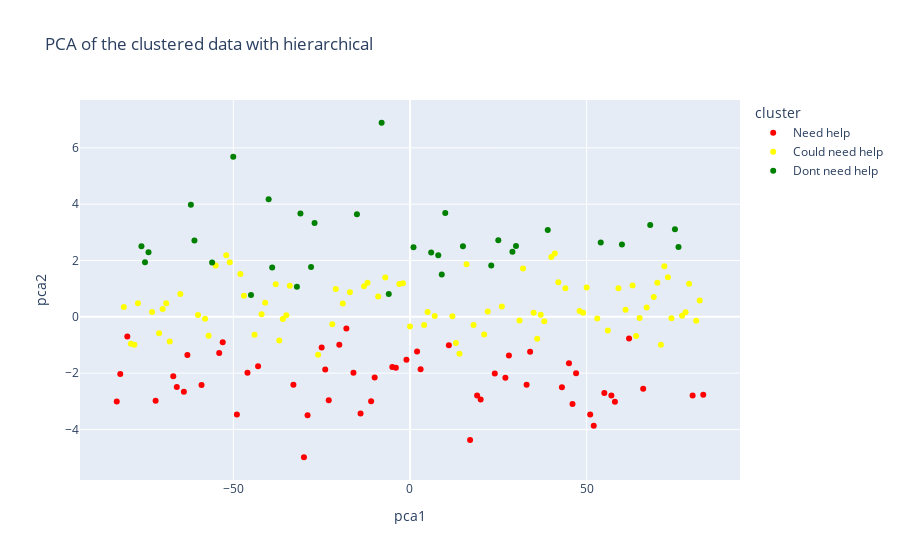
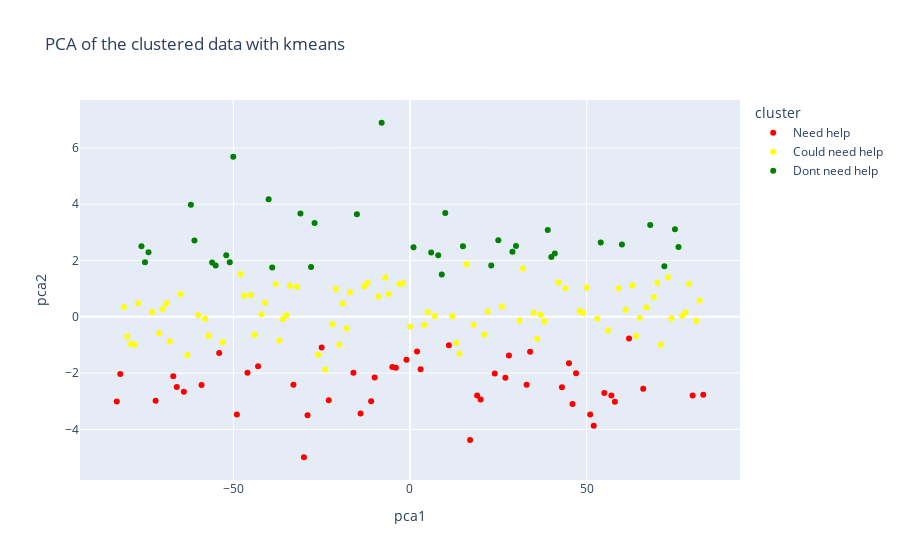
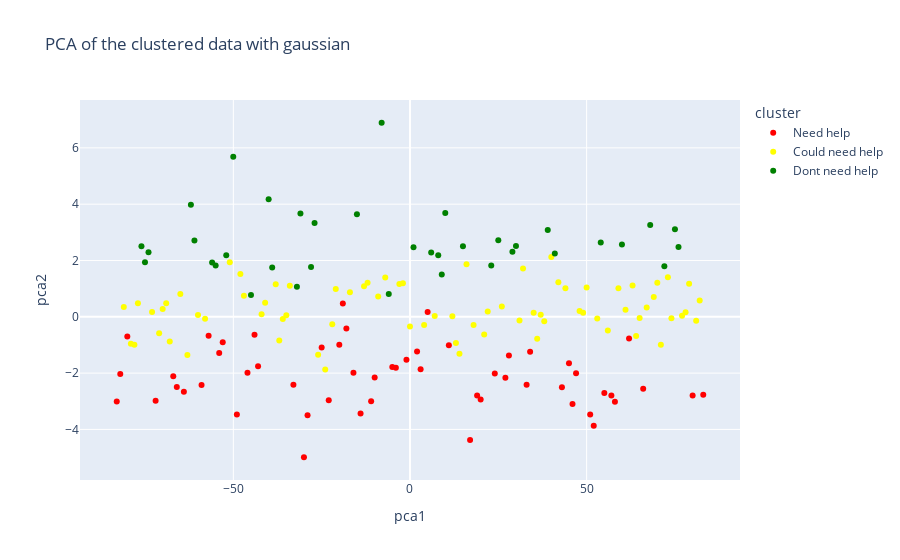

Notebook cell for these charts, in order:
### Markdown cell above
### First plot

### Code cell
def plot_2D(technic):
    cmap = {"Need help": 'red', "Could need help": 'yellow', "Dont need help": 'green' }
    cluster = pd.read_csv(f'data/clustered_data_with_{technic}.csv')  
    #select features
    features = cluster.drop(['country', 'cluster'], axis=1).columns
    #transform the data in 2D with a new PCA

    pca = PCA(n_components=2)
    data_pca = pca.fit_transform(cluster[features])
    data_pca = pd.DataFrame(data_pca, columns=['pca1', 'pca2'])
    data_pca = pd.concat([cluster['country'], data_pca, cluster['cluster']], axis=1)

    #plot the data
    fig = px.scatter(data_pca, x='pca1', y='pca2', color='cluster', hover_name='country', title=f'PCA of the clustered data with {technic}', color_discrete_map=cmap)
    fig.show()


plot_2D("hierarchical")
plot_2D("kmeans")
plot_2D("gaussian")

### Figure 1 — Plotly figure (JSON) as saved in the notebook; plotly's stock layout.template omitted (floating-point values rounded to 4 significant figures)
{"data": [{"hovertemplate": "<b>%{hovertext}</b><br><br>cluster=Need help<br>pca1=%{x}<br>pca2=%{y}<extra></extra>", "hovertext": ["Afghanistan", "Angola", "Benin", "Botswana", "Burkina Faso", "Burundi", "Cameroon", "Central African Rep.", "Chad", "Comoros", "Dem. Rep. Congo", "Congo", "Côte d'Ivoire", "Eq. Guinea", "Eritrea", "Gabon", "Gambia", "Ghana", "Guinea", "Guinea-Bissau", "Haiti", "Iraq", "Kenya", "Kiribati", "Laos", "Lesotho", "Liberia", "Madagascar", "Malawi", "Mali", "Mauritania", "Micronesia, Fed. Sts.", "Mongolia", "Mozambique", "Myanmar", "Namibia", "Niger", "Nigeria", "Pakistan", "Rwanda", "Senegal", "Sierra Leone", "Solomon Is.", "South Africa", "Sudan", "Tajikistan", "Tanzania", "Timor-Leste", "Togo", "Uganda", "Venezuela", "Yemen", "Zambia"], "legendgroup": "Need help", "marker": {"color": "red", "symbol": "circle"}, "mode": "markers", "name": "Need help", "orientation": "v", "showlegend": true, "type": "scatter", "x": [83.0, 80.0, 66.01, 62.0, 58.01, 57.0, 55.01, 52.01, 51.01, 47.01, 46.0, 45.0, 43.0, 34.0, 33.01, 28.0, 27.0, 24.0, 20.0, 19.01, 17.01, 11.0, 3.006, 2.002, -0.9968, -3.999, -4.999, -9.995, -10.99, -13.99, -16.0, -18.0, -20.01, -22.99, -23.99, -25.0, -28.99, -30.01, -32.99, -43.0, -45.99, -49.0, -53.0, -54.0, -59.0, -63.0, -63.99, -66.0, -67.0, -71.99, -80.0, -82.0, -83.0], "xaxis": "x", "y": [-2.766, -2.796, -2.553, -0.7735, -3.018, -2.8, -2.707, -3.869, -3.468, -2.009, -3.097, -1.652, -2.506, -1.241, -2.414, -1.373, -2.165, -2.014, -2.936, -2.798, -4.379, -1.012, -1.866, -1.236, -1.529, -1.813, -1.785, -2.153, -2.999, -3.435, -1.987, -0.4146, -0.9889, -2.961, -1.873, -1.088, -3.5, -4.989, -2.416, -1.753, -1.991, -3.471, -0.9027, -1.285, -2.424, -1.356, -2.666, -2.492, -2.115, -2.982, -0.6992, -2.035, -3.011], "yaxis": "y"}, {"hovertemplate": "<b>%{hovertext}</b><br><br>cluster=Could need help<br>pca1=%{x}<br>pca2=%{y}<extra></extra>", "hovertext": ["Albania", "Algeria", "Antigua and Barbuda", "Argentina", "Armenia", "Azerbaijan", "Bahamas", "Bahrain", "Bangladesh", "Barbados", "Belarus", "Belize", "Bhutan", "Bolivia", "Bosnia and Herz.", "Brazil", "Bulgaria", "Cambodia", "Cape Verde", "Chile", "China", "Colombia", "Costa Rica", "Croatia", "Cyprus", "Czechia", "Dominican Rep.", "Ecuador", "Egypt", "El Salvador", "Estonia", "Fiji", "Georgia", "Grenada", "Guatemala", "Guyana", "Hungary", "India", "Indonesia", "Iran", "Jamaica", "Jordan", "Kazakhstan", "Kyrgyzstan", "Latvia", "Lebanon", "Lithuania", "North Macedonia", "Malaysia", "Maldives", "Mauritius", "Moldova", "Montenegro", "Morocco", "Nepal", "Panama", "Paraguay", "Peru", "Philippines", "Poland", "Romania", "Russia", "Samoa", "Serbia", "Seychelles", "Slovakia", "Slovenia", "South Korea", "Sri Lanka", "St. Vincent and the Grenadines", "Suriname", "Thailand", "Tonga", "Tunisia", "Turkey", "Turkmenistan", "Ukraine", "Uruguay", "Uzbekistan", "Vanuatu", "Vietnam"], "legendgroup": "Could need help", "marker": {"color": "yellow", "symbol": "circle"}, "mode": "markers", "name": "Could need help", "orientation": "v", "showlegend": true, "type": "scatter", "x": [82.0, 81.0, 79.0, 78.0, 77.0, 74.0, 73.0, 72.0, 71.0, 70.0, 69.0, 67.0, 65.0, 64.0, 63.0, 61.0, 59.0, 56.0, 53.0, 50.0, 49.0, 48.0, 44.0, 42.0, 41.0, 40.0, 38.0, 37.0, 36.0, 35.0, 32.0, 31.0, 26.0, 22.0, 21.0, 18.0, 16.0, 14.0, 13.0, 12.0, 7.0, 4.998, 3.999, -0.00166, -2.001, -3.001, -7.003, -9.0, -12.0, -13.0, -17.0, -19.0, -21.0, -22.0, -26.0, -34.0, -35.0, -36.0, -37.0, -38.0, -41.0, -42.0, -44.0, -47.0, -48.0, -51.0, -52.0, -55.0, -57.0, -58.0, -60.0, -65.0, -68.0, -69.0, -70.0, -71.0, -73.0, -77.0, -78.0, -79.0, -81.0], "xaxis": "x", "y": [0.5765, -0.1429, 1.174, 0.1595, 0.03647, -0.05099, 1.4, 1.797, -0.9946, 1.207, 0.6991, 0.3302, -0.04237, -0.6801, 1.109, 0.2519, 1.012, -0.4835, -0.06011, 1.041, 0.1473, 0.2101, 1.016, 1.226, 2.248, 2.124, -0.1614, 0.0763, -0.7826, 0.146, 1.715, -0.1344, 0.3672, 0.1875, -0.6245, -0.2924, 1.865, -1.315, -0.9303, 0.02122, 0.03151, 0.1665, -0.2877, -0.3431, 1.187, 1.169, 1.397, 0.7188, 1.207, 1.084, 0.8708, 0.4729, 0.9904, -0.2687, -1.352, 1.101, 0.0558, -0.08102, -0.8454, 1.153, 0.5033, 0.09117, -0.6391, 0.7501, 1.516, 1.938, 2.188, 1.822, -0.6766, -0.07378, 0.06605, 0.8114, -0.8731, 0.4809, 0.2808, -0.5884, 0.1719, 0.4842, -0.9913, -0.959, 0.3512], "yaxis": "y"}, {"hovertemplate": "<b>%{hovertext}</b><br><br>cluster=Dont need help<br>pca1=%{x}<br>pca2=%{y}<extra></extra>", "hovertext": ["Australia", "Austria", "Belgium", "Brunei", "Canada", "Denmark", "Finland", "France", "Germany", "Greece", "Iceland", "Ireland", "Israel", "Italy", "Japan", "Kuwait", "Libya", "Luxembourg", "Malta", "Netherlands", "New Zealand", "Norway", "Oman", "Portugal", "Qatar", "Saudi Arabia", "Singapore", "Spain", "Sweden", "Switzerland", "United Arab Emirates", "United Kingdom", "United States of America"], "legendgroup": "Dont need help", "marker": {"color": "green", "symbol": "circle"}, "mode": "markers", "name": "Dont need help", "orientation": "v", "showlegend": true, "type": "scatter", "x": [76.0, 74.99, 67.99, 59.99, 54.0, 38.99, 30.0, 29.0, 25.0, 23.0, 15.0, 9.991, 8.999, 7.999, 6.0, 0.996, -6.003, -8.02, -15.01, -27.01, -28.0, -31.01, -32.0, -39.0, -40.01, -45.0, -50.02, -56.0, -61.0, -62.01, -74.01, -75.0, -76.0], "xaxis": "x", "y": [2.48, 3.107, 3.261, 2.565, 2.641, 3.079, 2.514, 2.308, 2.717, 1.824, 2.507, 3.683, 1.504, 2.184, 2.282, 2.467, 0.8065, 6.892, 3.642, 3.33, 1.769, 3.668, 1.069, 1.748, 4.174, 0.775, 5.682, 1.924, 2.712, 3.979, 2.293, 1.939, 2.51], "yaxis": "y"}], "layout": {"legend": {"title": {"text": "cluster"}, "tracegroupgap": 0}, "title": {"text": "PCA of the clustered data with hierarchical"}, "xaxis": {"anchor": "y", "domain": [0, 1], "title": {"text": "pca1"}}, "yaxis": {"anchor": "x", "domain": [0, 1], "title": {"text": "pca2"}}}}

### Figure 2 — Plotly figure (JSON) as saved in the notebook; plotly's stock layout.template omitted (floating-point values rounded to 4 significant figures)
{"data": [{"hovertemplate": "<b>%{hovertext}</b><br><br>cluster=Need help<br>pca1=%{x}<br>pca2=%{y}<extra></extra>", "hovertext": ["Afghanistan", "Angola", "Benin", "Botswana", "Burkina Faso", "Burundi", "Cameroon", "Central African Rep.", "Chad", "Comoros", "Dem. Rep. Congo", "Congo", "Côte d'Ivoire", "Eq. Guinea", "Eritrea", "Gabon", "Gambia", "Ghana", "Guinea", "Guinea-Bissau", "Haiti", "Iraq", "Kenya", "Kiribati", "Laos", "Lesotho", "Liberia", "Madagascar", "Malawi", "Mali", "Mauritania", "Mozambique", "Namibia", "Niger", "Nigeria", "Pakistan", "Rwanda", "Senegal", "Sierra Leone", "South Africa", "Sudan", "Tanzania", "Timor-Leste", "Togo", "Uganda", "Yemen", "Zambia"], "legendgroup": "Need help", "marker": {"color": "red", "symbol": "circle"}, "mode": "markers", "name": "Need help", "orientation": "v", "showlegend": true, "type": "scatter", "x": [83.0, 80.0, 66.01, 62.0, 58.01, 57.0, 55.01, 52.01, 51.01, 47.01, 46.0, 45.0, 43.0, 34.0, 33.01, 28.0, 27.0, 24.0, 20.0, 19.01, 17.01, 11.0, 3.006, 2.002, -0.9968, -3.999, -4.999, -9.995, -10.99, -13.99, -16.0, -22.99, -25.0, -28.99, -30.01, -32.99, -43.0, -45.99, -49.0, -54.0, -59.0, -63.99, -66.0, -67.0, -71.99, -82.0, -83.0], "xaxis": "x", "y": [-2.766, -2.796, -2.553, -0.7735, -3.018, -2.8, -2.707, -3.869, -3.468, -2.009, -3.097, -1.652, -2.506, -1.241, -2.414, -1.373, -2.165, -2.014, -2.936, -2.798, -4.379, -1.012, -1.866, -1.236, -1.529, -1.813, -1.785, -2.153, -2.999, -3.435, -1.987, -2.961, -1.088, -3.5, -4.989, -2.416, -1.753, -1.991, -3.471, -1.285, -2.424, -2.666, -2.492, -2.115, -2.982, -2.035, -3.011], "yaxis": "y"}, {"hovertemplate": "<b>%{hovertext}</b><br><br>cluster=Could need help<br>pca1=%{x}<br>pca2=%{y}<extra></extra>", "hovertext": ["Albania", "Algeria", "Antigua and Barbuda", "Argentina", "Armenia", "Azerbaijan", "Bahamas", "Bangladesh", "Barbados", "Belarus", "Belize", "Bhutan", "Bolivia", "Bosnia and Herz.", "Brazil", "Bulgaria", "Cambodia", "Cape Verde", "Chile", "China", "Colombia", "Costa Rica", "Croatia", "Dominican Rep.", "Ecuador", "Egypt", "El Salvador", "Estonia", "Fiji", "Georgia", "Grenada", "Guatemala", "Guyana", "Hungary", "India", "Indonesia", "Iran", "Jamaica", "Jordan", "Kazakhstan", "Kyrgyzstan", "Latvia", "Lebanon", "Libya", "Lithuania", "North Macedonia", "Malaysia", "Maldives", "Mauritius", "Micronesia, Fed. Sts.", "Moldova", "Mongolia", "Montenegro", "Morocco", "Myanmar", "Nepal", "Oman", "Panama", "Paraguay", "Peru", "Philippines", "Poland", "Romania", "Russia", "Samoa", "Saudi Arabia", "Serbia", "Seychelles", "Solomon Is.", "Sri Lanka", "St. Vincent and the Grenadines", "Suriname", "Tajikistan", "Thailand", "Tonga", "Tunisia", "Turkey", "Turkmenistan", "Ukraine", "Uruguay", "Uzbekistan", "Vanuatu", "Venezuela", "Vietnam"], "legendgroup": "Could need help", "marker": {"color": "yellow", "symbol": "circle"}, "mode": "markers", "name": "Could need help", "orientation": "v", "showlegend": true, "type": "scatter", "x": [82.0, 81.0, 79.0, 78.0, 77.0, 74.0, 73.0, 71.0, 70.0, 69.0, 67.0, 65.0, 64.0, 63.0, 61.0, 59.0, 56.0, 53.0, 50.0, 49.0, 48.0, 44.0, 42.0, 38.0, 37.0, 36.0, 35.0, 32.0, 31.0, 26.0, 22.0, 21.0, 18.0, 16.0, 14.0, 13.0, 12.0, 7.0, 4.998, 3.999, -0.00166, -2.001, -3.001, -6.003, -7.003, -9.0, -12.0, -13.0, -17.0, -18.0, -19.0, -20.01, -21.0, -22.0, -23.99, -26.0, -32.0, -34.0, -35.0, -36.0, -37.0, -38.0, -41.0, -42.0, -44.0, -45.0, -47.0, -48.0, -53.0, -57.0, -58.0, -60.0, -63.0, -65.0, -68.0, -69.0, -70.0, -71.0, -73.0, -77.0, -78.0, -79.0, -80.0, -81.0], "xaxis": "x", "y": [0.5765, -0.1429, 1.174, 0.1595, 0.03647, -0.05099, 1.4, -0.9946, 1.207, 0.6991, 0.3302, -0.04237, -0.6801, 1.109, 0.2519, 1.012, -0.4835, -0.06011, 1.041, 0.1473, 0.2101, 1.016, 1.226, -0.1614, 0.0763, -0.7826, 0.146, 1.715, -0.1344, 0.3672, 0.1875, -0.6245, -0.2924, 1.865, -1.315, -0.9303, 0.02122, 0.03151, 0.1665, -0.2877, -0.3431, 1.187, 1.169, 0.8065, 1.397, 0.7188, 1.207, 1.084, 0.8708, -0.4146, 0.4729, -0.9889, 0.9904, -0.2687, -1.873, -1.352, 1.069, 1.101, 0.0558, -0.08102, -0.8454, 1.153, 0.5033, 0.09117, -0.6391, 0.775, 0.7501, 1.516, -0.9027, -0.6766, -0.07378, 0.06605, -1.356, 0.8114, -0.8731, 0.4809, 0.2808, -0.5884, 0.1719, 0.4842, -0.9913, -0.959, -0.6992, 0.3512], "yaxis": "y"}, {"hovertemplate": "<b>%{hovertext}</b><br><br>cluster=Dont need help<br>pca1=%{x}<br>pca2=%{y}<extra></extra>", "hovertext": ["Australia", "Austria", "Bahrain", "Belgium", "Brunei", "Canada", "Cyprus", "Czechia", "Denmark", "Finland", "France", "Germany", "Greece", "Iceland", "Ireland", "Israel", "Italy", "Japan", "Kuwait", "Luxembourg", "Malta", "Netherlands", "New Zealand", "Norway", "Portugal", "Qatar", "Singapore", "Slovakia", "Slovenia", "South Korea", "Spain", "Sweden", "Switzerland", "United Arab Emirates", "United Kingdom", "United States of America"], "legendgroup": "Dont need help", "marker": {"color": "green", "symbol": "circle"}, "mode": "markers", "name": "Dont need help", "orientation": "v", "showlegend": true, "type": "scatter", "x": [76.0, 74.99, 72.0, 67.99, 59.99, 54.0, 41.0, 40.0, 38.99, 30.0, 29.0, 25.0, 23.0, 15.0, 9.991, 8.999, 7.999, 6.0, 0.996, -8.02, -15.01, -27.01, -28.0, -31.01, -39.0, -40.01, -50.02, -51.0, -52.0, -55.0, -56.0, -61.0, -62.01, -74.01, -75.0, -76.0], "xaxis": "x", "y": [2.48, 3.107, 1.797, 3.261, 2.565, 2.641, 2.248, 2.124, 3.079, 2.514, 2.308, 2.717, 1.824, 2.507, 3.683, 1.504, 2.184, 2.282, 2.467, 6.892, 3.642, 3.33, 1.769, 3.668, 1.748, 4.174, 5.682, 1.938, 2.188, 1.822, 1.924, 2.712, 3.979, 2.293, 1.939, 2.51], "yaxis": "y"}], "layout": {"legend": {"title": {"text": "cluster"}, "tracegroupgap": 0}, "title": {"text": "PCA of the clustered data with kmeans"}, "xaxis": {"anchor": "y", "domain": [0, 1], "title": {"text": "pca1"}}, "yaxis": {"anchor": "x", "domain": [0, 1], "title": {"text": "pca2"}}}}

### Figure 3 — Plotly figure (JSON) as saved in the notebook; plotly's stock layout.template omitted (floating-point values rounded to 4 significant figures)
{"data": [{"hovertemplate": "<b>%{hovertext}</b><br><br>cluster=Need help<br>pca1=%{x}<br>pca2=%{y}<extra></extra>", "hovertext": ["Afghanistan", "Angola", "Benin", "Botswana", "Burkina Faso", "Burundi", "Cameroon", "Central African Rep.", "Chad", "Comoros", "Dem. Rep. Congo", "Congo", "Côte d'Ivoire", "Eq. Guinea", "Eritrea", "Gabon", "Gambia", "Ghana", "Guinea", "Guinea-Bissau", "Haiti", "Iraq", "Jordan", "Kenya", "Kiribati", "Laos", "Lesotho", "Liberia", "Madagascar", "Malawi", "Mali", "Mauritania", "Micronesia, Fed. Sts.", "Moldova", "Mongolia", "Mozambique", "Namibia", "Niger", "Nigeria", "Pakistan", "Rwanda", "Samoa", "Senegal", "Sierra Leone", "Solomon Is.", "South Africa", "Sri Lanka", "Sudan", "Tanzania", "Timor-Leste", "Togo", "Uganda", "Venezuela", "Yemen", "Zambia"], "legendgroup": "Need help", "marker": {"color": "red", "symbol": "circle"}, "mode": "markers", "name": "Need help", "orientation": "v", "showlegend": true, "type": "scatter", "x": [83.0, 80.0, 66.01, 62.0, 58.01, 57.0, 55.01, 52.01, 51.01, 47.01, 46.0, 45.0, 43.0, 34.0, 33.01, 28.0, 27.0, 24.0, 20.0, 19.01, 17.01, 11.0, 4.998, 3.006, 2.002, -0.9968, -3.999, -4.999, -9.995, -10.99, -13.99, -16.0, -18.0, -19.0, -20.01, -22.99, -25.0, -28.99, -30.01, -32.99, -43.0, -44.0, -45.99, -49.0, -53.0, -54.0, -57.0, -59.0, -63.99, -66.0, -67.0, -71.99, -80.0, -82.0, -83.0], "xaxis": "x", "y": [-2.766, -2.796, -2.553, -0.7735, -3.018, -2.8, -2.707, -3.869, -3.468, -2.009, -3.097, -1.652, -2.506, -1.241, -2.414, -1.373, -2.165, -2.014, -2.936, -2.798, -4.379, -1.012, 0.1665, -1.866, -1.236, -1.529, -1.813, -1.785, -2.153, -2.999, -3.435, -1.987, -0.4146, 0.4729, -0.9889, -2.961, -1.088, -3.5, -4.989, -2.416, -1.753, -0.6391, -1.991, -3.471, -0.9027, -1.285, -0.6766, -2.424, -2.666, -2.492, -2.115, -2.982, -0.6992, -2.035, -3.011], "yaxis": "y"}, {"hovertemplate": "<b>%{hovertext}</b><br><br>cluster=Could need help<br>pca1=%{x}<br>pca2=%{y}<extra></extra>", "hovertext": ["Albania", "Algeria", "Antigua and Barbuda", "Argentina", "Armenia", "Azerbaijan", "Bahamas", "Bangladesh", "Barbados", "Belarus", "Belize", "Bhutan", "Bolivia", "Bosnia and Herz.", "Brazil", "Bulgaria", "Cambodia", "Cape Verde", "Chile", "China", "Colombia", "Costa Rica", "Croatia", "Czechia", "Dominican Rep.", "Ecuador", "Egypt", "El Salvador", "Estonia", "Fiji", "Georgia", "Grenada", "Guatemala", "Guyana", "Hungary", "India", "Indonesia", "Iran", "Jamaica", "Kazakhstan", "Kyrgyzstan", "Latvia", "Lebanon", "Lithuania", "North Macedonia", "Malaysia", "Maldives", "Mauritius", "Montenegro", "Morocco", "Myanmar", "Nepal", "Panama", "Paraguay", "Peru", "Philippines", "Poland", "Romania", "Russia", "Serbia", "Seychelles", "Slovakia", "St. Vincent and the Grenadines", "Suriname", "Tajikistan", "Thailand", "Tonga", "Tunisia", "Turkey", "Turkmenistan", "Ukraine", "Uruguay", "Uzbekistan", "Vanuatu", "Vietnam"], "legendgroup": "Could need help", "marker": {"color": "yellow", "symbol": "circle"}, "mode": "markers", "name": "Could need help", "orientation": "v", "showlegend": true, "type": "scatter", "x": [82.0, 81.0, 79.0, 78.0, 77.0, 74.0, 73.0, 71.0, 70.0, 69.0, 67.0, 65.0, 64.0, 63.0, 61.0, 59.0, 56.0, 53.0, 50.0, 49.0, 48.0, 44.0, 42.0, 40.0, 38.0, 37.0, 36.0, 35.0, 32.0, 31.0, 26.0, 22.0, 21.0, 18.0, 16.0, 14.0, 13.0, 12.0, 7.0, 3.999, -0.00166, -2.001, -3.001, -7.003, -9.0, -12.0, -13.0, -17.0, -21.0, -22.0, -23.99, -26.0, -34.0, -35.0, -36.0, -37.0, -38.0, -41.0, -42.0, -47.0, -48.0, -51.0, -58.0, -60.0, -63.0, -65.0, -68.0, -69.0, -70.0, -71.0, -73.0, -77.0, -78.0, -79.0, -81.0], "xaxis": "x", "y": [0.5765, -0.1429, 1.174, 0.1595, 0.03647, -0.05099, 1.4, -0.9946, 1.207, 0.6991, 0.3302, -0.04237, -0.6801, 1.109, 0.2519, 1.012, -0.4835, -0.06011, 1.041, 0.1473, 0.2101, 1.016, 1.226, 2.124, -0.1614, 0.0763, -0.7826, 0.146, 1.715, -0.1344, 0.3672, 0.1875, -0.6245, -0.2924, 1.865, -1.315, -0.9303, 0.02122, 0.03151, -0.2877, -0.3431, 1.187, 1.169, 1.397, 0.7188, 1.207, 1.084, 0.8708, 0.9904, -0.2687, -1.873, -1.352, 1.101, 0.0558, -0.08102, -0.8454, 1.153, 0.5033, 0.09117, 0.7501, 1.516, 1.938, -0.07378, 0.06605, -1.356, 0.8114, -0.8731, 0.4809, 0.2808, -0.5884, 0.1719, 0.4842, -0.9913, -0.959, 0.3512], "yaxis": "y"}, {"hovertemplate": "<b>%{hovertext}</b><br><br>cluster=Dont need help<br>pca1=%{x}<br>pca2=%{y}<extra></extra>", "hovertext": ["Australia", "Austria", "Bahrain", "Belgium", "Brunei", "Canada", "Cyprus", "Denmark", "Finland", "France", "Germany", "Greece", "Iceland", "Ireland", "Israel", "Italy", "Japan", "Kuwait", "Libya", "Luxembourg", "Malta", "Netherlands", "New Zealand", "Norway", "Oman", "Portugal", "Qatar", "Saudi Arabia", "Singapore", "Slovenia", "South Korea", "Spain", "Sweden", "Switzerland", "United Arab Emirates", "United Kingdom", "United States of America"], "legendgroup": "Dont need help", "marker": {"color": "green", "symbol": "circle"}, "mode": "markers", "name": "Dont need help", "orientation": "v", "showlegend": true, "type": "scatter", "x": [76.0, 74.99, 72.0, 67.99, 59.99, 54.0, 41.0, 38.99, 30.0, 29.0, 25.0, 23.0, 15.0, 9.991, 8.999, 7.999, 6.0, 0.996, -6.003, -8.02, -15.01, -27.01, -28.0, -31.01, -32.0, -39.0, -40.01, -45.0, -50.02, -52.0, -55.0, -56.0, -61.0, -62.01, -74.01, -75.0, -76.0], "xaxis": "x", "y": [2.48, 3.107, 1.797, 3.261, 2.565, 2.641, 2.248, 3.079, 2.514, 2.308, 2.717, 1.824, 2.507, 3.683, 1.504, 2.184, 2.282, 2.467, 0.8065, 6.892, 3.642, 3.33, 1.769, 3.668, 1.069, 1.748, 4.174, 0.775, 5.682, 2.188, 1.822, 1.924, 2.712, 3.979, 2.293, 1.939, 2.51], "yaxis": "y"}], "layout": {"legend": {"title": {"text": "cluster"}, "tracegroupgap": 0}, "title": {"text": "PCA of the clustered data with gaussian"}, "xaxis": {"anchor": "y", "domain": [0, 1], "title": {"text": "pca1"}}, "yaxis": {"anchor": "x", "domain": [0, 1], "title": {"text": "pca2"}}}}
